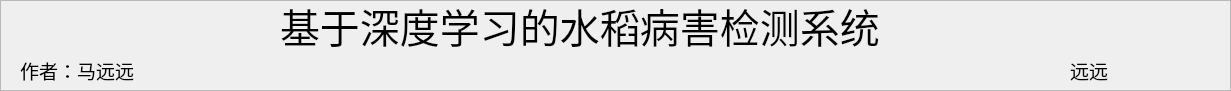
   <widget class="QFrame" name="frame_5">
    <property name="geometry">
     <rect>
      <x>10</x>
      <y>10</y>
      <width>1231</width>
      <height>91</height>
     </rect>
    </property>
    <property name="frameShape">
     <enum>QFrame::StyledPanel</enum>
    </property>
    <property name="frameShadow">
     <enum>QFrame::Raised</enum>
    </property>
    <widget class="QLabel" name="label_3">
     <property name="geometry">
      <rect>
       <x>280</x>
       <y>0</y>
       <width>811</width>
       <height>51</height>
      </rect>
     </property>
     <property name="font">
      <font>
       <family>华文楷体</family>
       <pointsize>30</pointsize>
      </font>
     </property>
     <property name="text">
      <string>基于深度学习的水稻病害检测系统</string>
     </property>
    </widget>
    <widget class="QLabel" name="label_2">
     <property name="geometry">
      <rect>
       <x>20</x>
       <y>60</y>
       <width>311</width>
       <height>21</height>
      </rect>
     </property>
     <property name="font">
      <font>
       <family>华文楷体</family>
       <pointsize>14</pointsize>
       <underline>true</underline>
      </font>
     </property>
     <property name="text">
      <string>作者：马远远</string>
     </property>
    </widget>
    <widget class="QLabel" name="label_12">
     <property name="geometry">
      <rect>
       <x>1070</x>
       <y>60</y>
       <width>131</width>
       <height>21</height>
      </rect>
     </property>
     <property name="font">
      <font>
       <family>华文楷体</family>
       <pointsize>14</pointsize>
       <underline>true</underline>
      </font>
     </property>
     <property name="text">
      <string>远远</string>
     </property>
    </widget>
   </widget>
